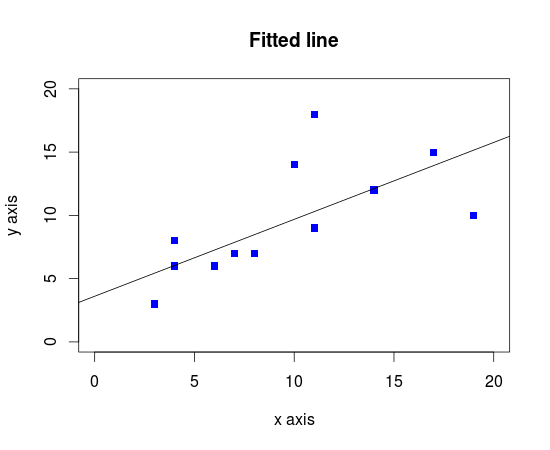

Write the R code that produced this figure.
##' Fit a line in a linear model.
##'
##' @title plotLinearFit
##' @param x 
##' @param y 
##' @param title 
##' @author Dimitris Kavroudakis, www.dimitrisk.gr
plotLinearFit = function (x, y, title) {
  plot(x,y, xlab="x axis", ylab="y axis", main=title, ylim=c(0,20), xlim=c(0,20), pch=15, col="blue")
  # fit a line to the points
  myline.fit = lm(y ~ x)
  # get information about the fit
  summary(myline.fit)
  # draw the fit line on the plot
  abline(myline.fit)
}

# Draw a plot, set a bunch of parameters.
x = c(3,4,7,3,6,8,4,10,11,14,11,17,19)
y = c(3,6,7,3,6,7,8,14,18,12,9,15,10)
plotLinearFit(x,y, "Fitted line")
